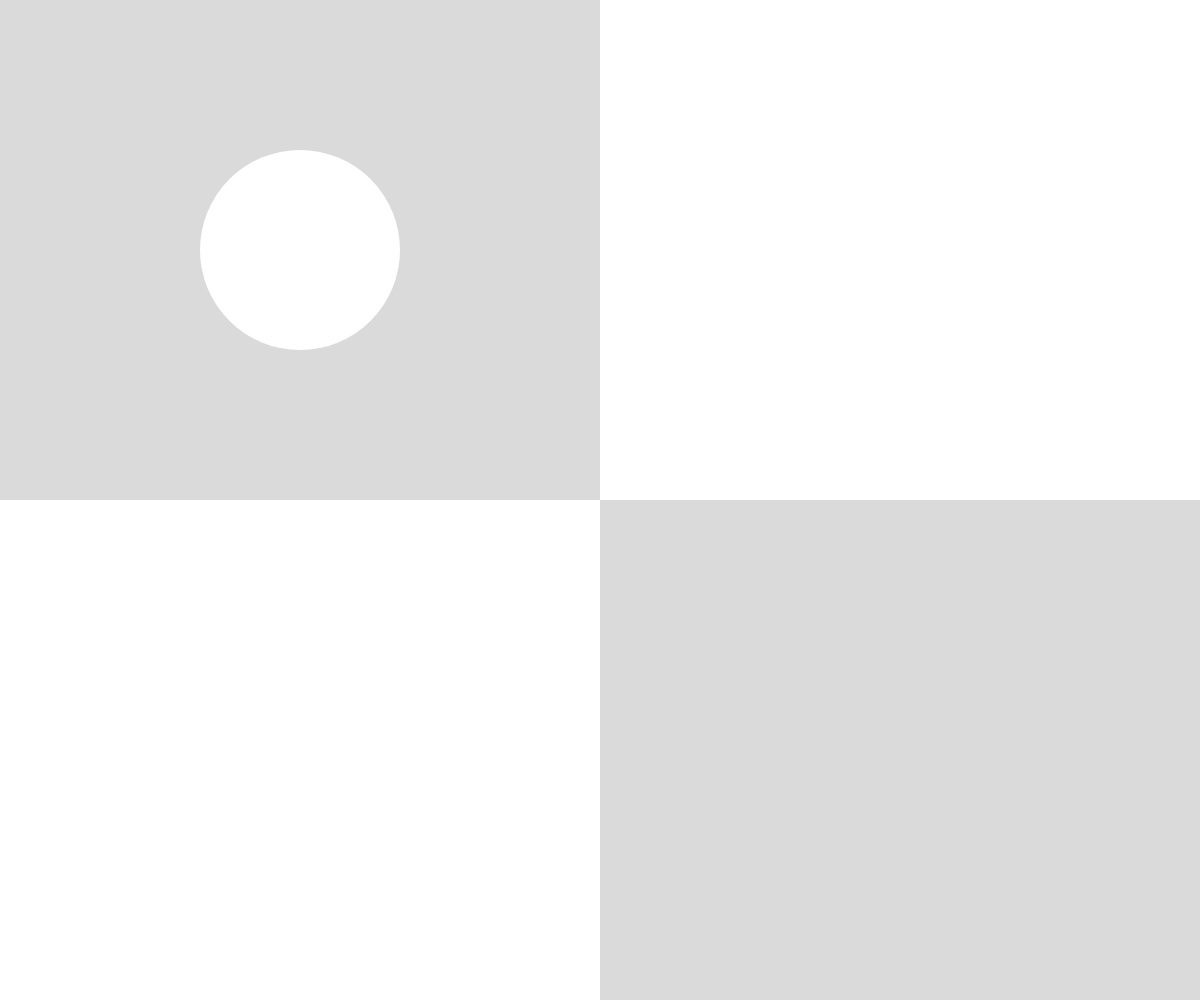
Frame 1 (no input)
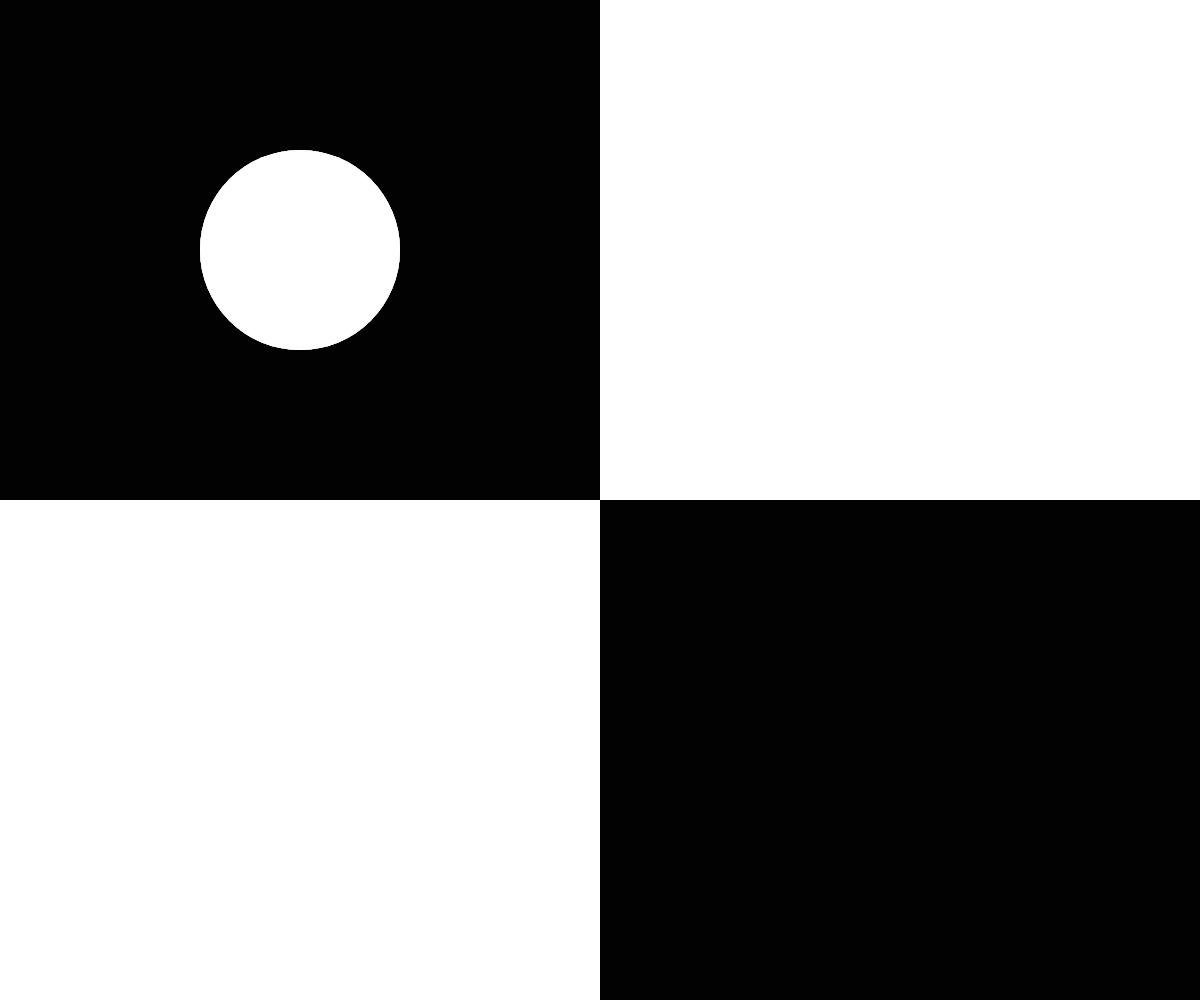
Frame 60 (no input)
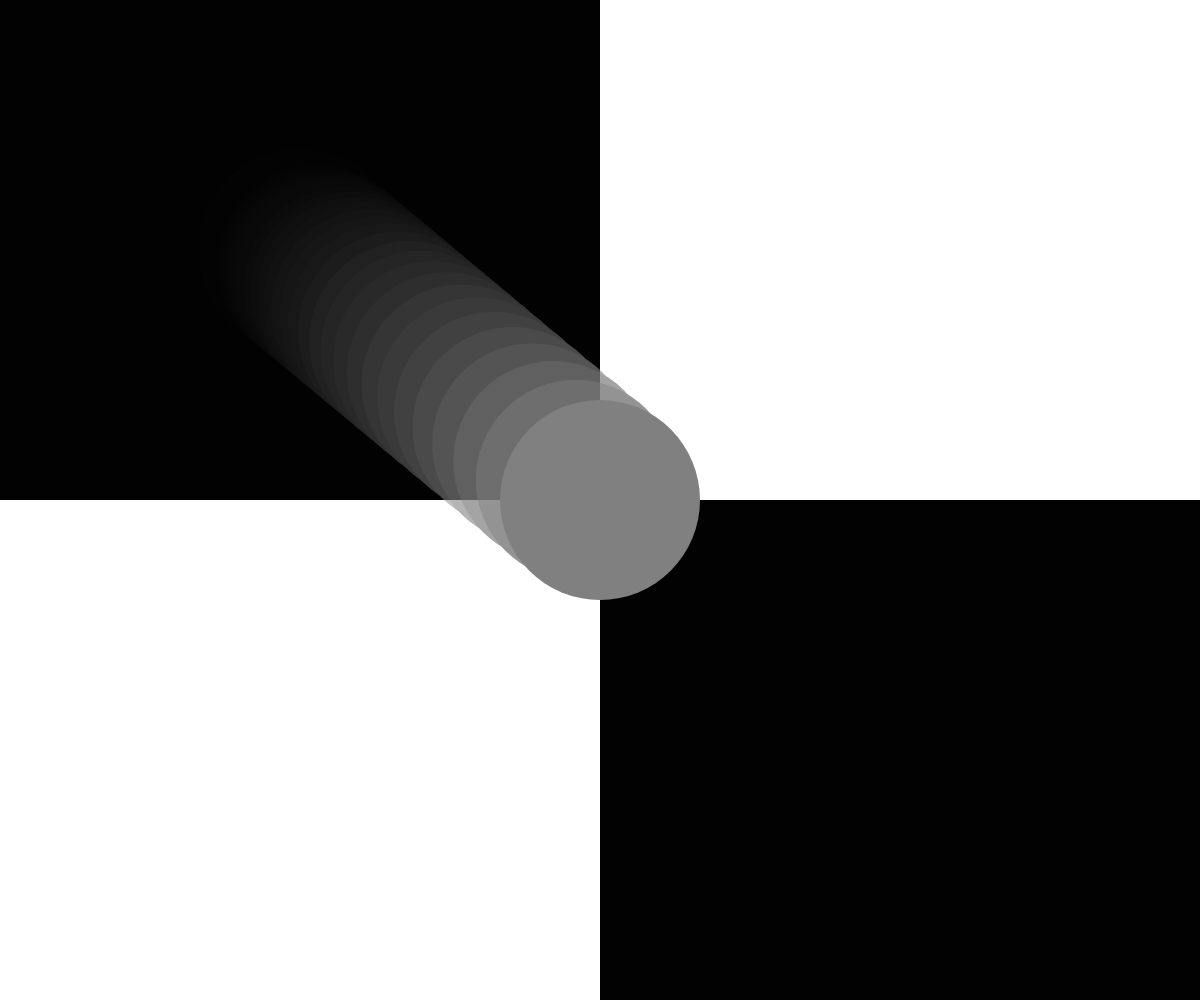
Frame 120 (the mouse pressed at the canvas centre since frame 60)

The p5.js sketch that drew these frames (run headless with seeded random() and noise() and a simulated clock; from frame 60 on, the mouse is pressed at the canvas centre):

// p5.js sketch
// ── sketch.js
let leftX;
let rightX;
let topY;
let bottomY;
let tX = 0;
let tY = 0;
let directionX = 1;
let directionY = 1;
const duration = 120;

function easeInOutQuint(x) {
  return x < 0.5 ? 16 * x * x * x * x * x : 1 - Math.pow(-2 * x + 2, 5) / 2;
}

function setup() {
  createCanvas(windowWidth, windowHeight);
  leftX = width / 4;
  rightX = (width * 3) / 4;
  topY = height / 4;
  bottomY = (height * 3) / 4;
}

function draw() {
  rectMode(CORNER);
  noStroke();
  fill('#00000025');
  rect(0, 0, width / 2, height/2);
  rect(width / 2, height / 2, width / 2, height/2);

  fill('#FFFFFF25');
  rect(width / 2, 0, width / 2, height/2);
  rect(0, height / 2, width / 2, height/2);

  directionX = mouseX < width / 2 ? -1 : 1;
  directionY = mouseY < height / 2 ? -1 : 1;

  tX += directionX / duration;
  tY += directionY / duration;
  tX = constrain(tX, 0, 1);
  tY = constrain(tY, 0, 1);

  const easedX = easeInOutQuint(tX);
  const easedY = easeInOutQuint(tY);
  const x = lerp(leftX, rightX, easedX);
  const y = lerp(topY, bottomY, easedY);

  const xRatio = map(x, leftX, rightX, 0, 1, true);
  const yRatio = map(y, topY, bottomY, 0, 1, true);

  const ellipseLeft = lerpColor(color(255), color(0), yRatio);
  const ellipseRight = lerpColor(color(0), color(255), yRatio);
  const ellipseColor = lerpColor(ellipseLeft, ellipseRight, xRatio);


  ellipseMode(CENTER);
  noStroke();
  fill(ellipseColor);
  ellipse(x, y, 200, 200);
}
